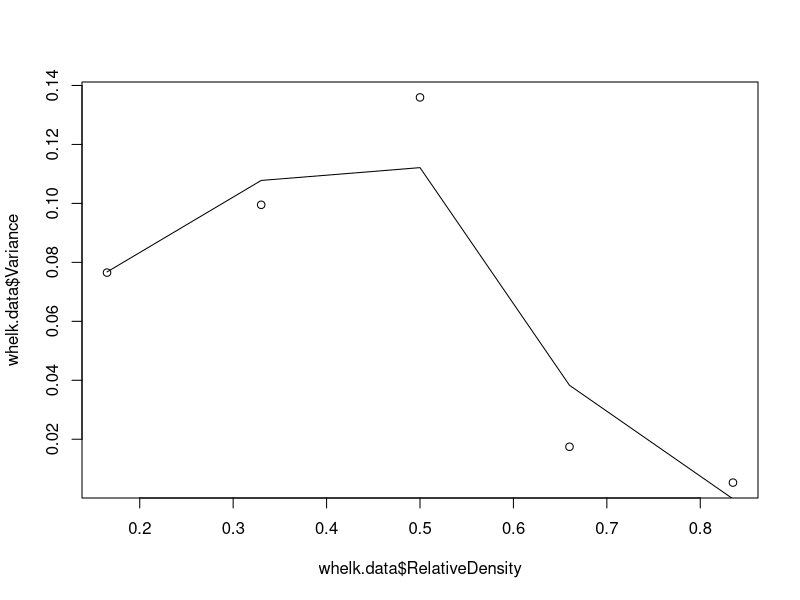
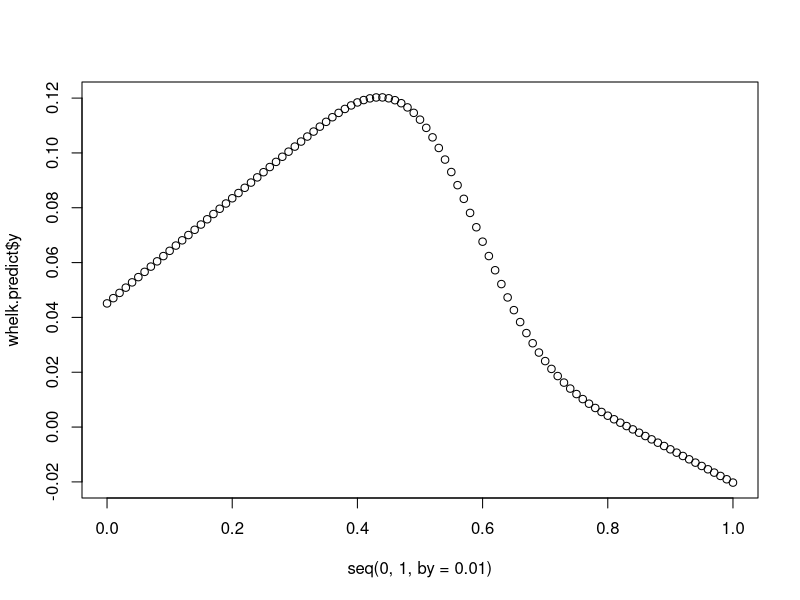
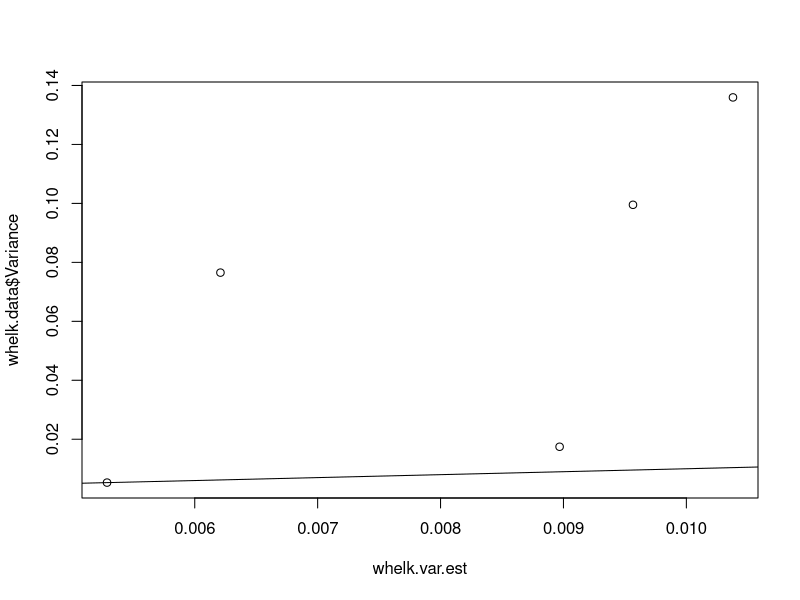

Recreate these plots in R, in order.
### get data from Murdoch1969Acanthina

### set working directory

setwd('/media/kyle/KEC_External/Documents/Data/SwitchingAndIndVar/DataFromGraphs/')

### load libraries

library(dplyr)

### load data

whelk.data <- read.csv('Murdoch1969Acanthina.csv')

### calculate standard deviation

St.Dev <- function(x) {
  SS <- sum((x - mean(x))^2)
  SD <- sqrt(SS/length(x))  
  SD
}

whelk.data <- whelk.data %>% group_by(RelativeDensity) %>% summarise(MeanProportion = mean(Proportion), StandardDeviation = St.Dev(Proportion))

### calculate variance from standard deviation

whelk.data$Variance <- (whelk.data$StandardDeviation)^2

### relative preference -- 0.53 from proportion at equal abundance

### model variance with spline to find where maximum occurs

whelk.smooth <- smooth.spline(x = whelk.data$RelativeDensity, y = whelk.data$Variance, df = 4)

plot(x = whelk.data$RelativeDensity, y = whelk.data$Variance)
lines(x = whelk.data$RelativeDensity, y = whelk.smooth$y)

whelk.predict <- predict(whelk.smooth, x = seq(0,1, by = 0.01))

plot(x = seq(0, 1, by = 0.01), y = whelk.predict$y)

whelk.predict$x[which(whelk.predict$y == max(whelk.predict$y))]

### now want to try to predict the magnitude of variance

### first calculate the p's 

calcp <- function(rel.pref, rel.density) {
  rel.pref*rel.density/(rel.pref*rel.density + ((1 - rel.pref) * (1 - rel.density)))
}

whelk.p <- calcp(rel.pref = 0.53, rel.density = whelk.data$RelativeDensity)

### variance is p(1-p)/n. n here is 24 from total number of prey eaten.

whelk.var.est <- whelk.p*(1 - whelk.p)/24

plot(x = whelk.var.est, y = whelk.data$Variance)
abline(a = 0, b = 1)

### find confidence intervals for variance estimates

GenCI <- function(p.vec, n.samples, n.events, n.sim) {
  
  quant.data <- matrix(nrow = length(p.vec), ncol = 3)
  
  for(j in 1:length(p.vec)){
    mat <- matrix(nrow = n.sim, ncol = n.samples)
    for(i in 1:n.sim){
      mat[i,] <- rbinom(n = n.samples, size = n.events, prob = p.vec[j])
    }
    prop.mat <- mat/n.events
    var.vec <- apply(prop.mat, 1, var)
    quant.data[j, ] <- c(p.vec[j], quantile(var.vec, probs = c(0.025, 0.975)))
  }
  quant.data
}

GenCI(p.vec = whelk.p, n.samples = 5, n.events = 5, n.sim = 10000)























